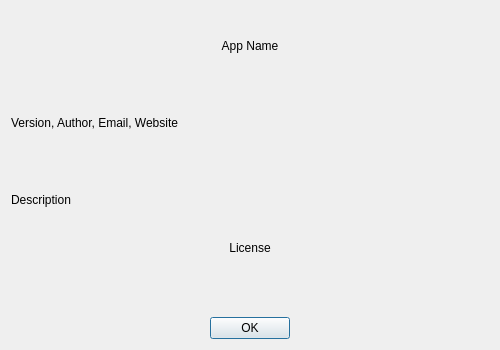
<?xml version="1.0" encoding="UTF-8"?>
<ui version="4.0">
 <class>AboutDialog</class>
 <widget class="QDialog" name="AboutDialog">
  <property name="geometry">
   <rect>
    <x>0</x>
    <y>0</y>
    <width>500</width>
    <height>350</height>
   </rect>
  </property>
  <property name="windowTitle">
   <string>About</string>
  </property>

  <layout class="QVBoxLayout" name="verticalLayout">
   <item>
    <widget class="QLabel" name="label_title">
     <property name="text">
      <string>App Name</string>
     </property>
     <property name="textFormat">
      <enum>Qt::RichText</enum>
     </property>
     <property name="alignment">
      <set>Qt::AlignHCenter|Qt::AlignVCenter</set>
     </property>
     <property name="margin">
      <number>10</number>
     </property>
    </widget>
   </item>

   <item>
    <widget class="QLabel" name="label_info">
     <property name="text">
      <string>Version, Author, Email, Website</string>
     </property>
     <property name="wordWrap">
      <bool>true</bool>
     </property>
     <property name="openExternalLinks">
      <bool>true</bool>
     </property>
     <property name="margin">
      <number>10</number>
     </property>
    </widget>
   </item>

   <item>
    <widget class="QLabel" name="label_description">
     <property name="text">
      <string>Description</string>
     </property>
     <property name="wordWrap">
      <bool>true</bool>
     </property>
     <property name="margin">
      <number>10</number>
     </property>
    </widget>
   </item>

   <item>
    <widget class="QLabel" name="label_license">
     <property name="text">
      <string>License</string>
     </property>
     <property name="textFormat">
      <enum>Qt::RichText</enum>
     </property>
     <property name="alignment">
      <set>Qt::AlignHCenter</set>
     </property>
     <property name="margin">
      <number>10</number>
     </property>
    </widget>
   </item>

   <item>
    <widget class="QDialogButtonBox" name="buttonBox">
     <property name="standardButtons">
      <set>QDialogButtonBox::Ok</set>
     </property>
     <property name="centerButtons">
      <bool>true</bool>
     </property>
    </widget>
   </item>
  </layout>
 </widget>
 <resources/>
 <connections/>
</ui>
